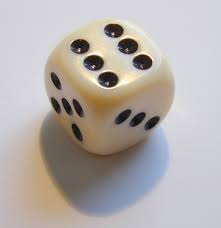
#> input picture source/test.jpg, 221 x 228 px, found by its file name
$ python 1_Image_Translation.py
#> lines starting #> are read from the running program, lines starting #| are printed output that depends on the picture
import cv2
import numpy as np

image = cv2.imread('source/test.jpg')
#> image is the input picture: shape (228, 221, 3); mean B, G, R 170.8, 173.8, 180.5

# Store height and width of the image
height, width = image.shape[:2]
#> height = 228; width = 221

quarter_height, quarter_width = height / 4, width / 4
#> quarter_height = 57; quarter_width = 55.25

T = np.float32([[1, 0, quarter_width], [0, 1, quarter_height]])
#> T = [[1, 0, 55.25], [0, 1, 57]]

# We use warpAffine to transform
# the image using the matrix, T
img_translation = cv2.warpAffine(image, T, (width, height))
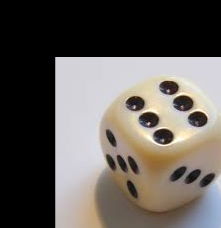
#> img_translation: shape (228, 221, 3); mean B, G, R 87.5, 92.2, 97.4

cv2.imshow("Originalimage", image)
cv2.imshow('Translation', img_translation)
cv2.waitKey()

cv2.destroyAllWindows()
